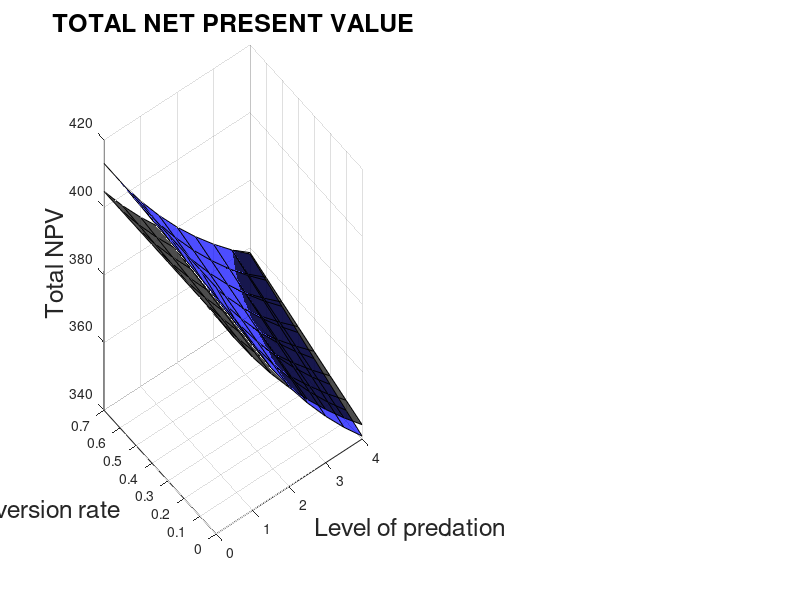

Write the MATLAB code that produced this figure. (Note: this script raises an error after producing the figure.)
SNMI = [0 0.5 1 1.5 2 2.5 3 3.5 4] ;
C = [0 0.1 0.2 0.3 0.4 0.5 0.6 0.7] ;

TOTAL_NPV_MOD0 = [413.0605826	400.2575487	388.8727978	378.682362	369.5180819	361.2492986	353.7717509	347.0004473	340.8648802	;
413.0605826	400.7174085	389.7253773	379.8754646	371.0099434	363.0057399	355.7642833	349.204959	343.2606954	;
413.0605826	401.1782331	390.5811803	381.0747214	372.5112075	364.7749412	357.7729177	351.4288255	345.6789865	;
413.0605826	401.6400281	391.4402409	382.2802221	374.0220434	366.5571705	359.7980351	353.6725505	348.1203856	;
413.0605826	402.1027991	392.3025934	383.4920583	375.5426254	368.3527051	361.8400312	355.9366588	350.5855539	;
413.0605826	402.5665518	393.168273	384.7103236	377.0731326	370.1618317	363.8993169	358.2216978	353.075183	;
413.0605826	403.0312919	394.0373154	385.9351141	378.6137497	371.984847	365.9763194	360.5282386	355.5899972	;
413.0605826	403.4970251	394.9097568	387.1665281	380.1646668	373.8220581	368.071483	362.8568774	358.1307557	
] 

PREDATOR_NPV_MOD0=[297.0870963	297.0292032	296.9065112	296.7656619	296.6302611	296.5120109	296.416266	296.3448208	296.2974621	;
297.0870963	297.4913128	297.7657256	297.9700198	298.1374284	298.2869591	298.4295945	298.5715515	298.7161372	;
297.0870963	297.9553385	298.6313894	299.1867412	299.6635461	300.0876927	300.4755282	300.8375374	301.1804565	;
297.0870963	298.4212974	299.5036003	300.4160929	301.20913	301.9150308	302.5552357	303.1443243	303.692363	;
297.0870963	298.8892054	300.3824629	301.6583551	302.7747151	303.7698299	304.6699311	305.4935452	306.2539193	;
297.0870963	299.3590802	301.268082	302.9138167	304.3608579	305.6529853	306.8209355	307.8869279	308.8673195	;
297.0870963	299.8309389	302.1605669	304.1827757	305.9681367	307.5654338	309.0095844	310.3262977	311.5348928	;
297.0870963	300.304798	303.0600294	305.4655398	307.5971535	309.5081555	311.2373142	312.8135916	314.2591207	
]

PREY_NPV_MOD0=[115.9734863	103.2283455	91.96628667	81.91670018	72.88782074	64.73728766	57.35548492	50.65562651	44.56741814	;
115.9734863	103.2260957	91.95965167	81.90544479	72.87251497	64.71878085	57.33468883	50.63340749	44.54455824	;
115.9734863	103.2228946	91.94979094	81.88798029	72.84766139	64.68724854	57.29738953	50.5912881	44.49852997	;
115.9734863	103.2187307	91.93664059	81.86412922	72.81291347	64.64213974	57.24279941	50.52822613	44.42802261	;
115.9734863	103.2135937	91.92013048	81.83370316	72.76791029	64.58287524	57.1701001	50.4431136	44.33163462	;
115.9734863	103.2074716	91.90019102	81.79650689	72.71227473	64.50884642	57.07838137	50.33476988	44.2078635	;
115.9734863	103.200353	91.87674848	81.75233842	72.64561308	64.41941315	56.96673499	50.20194091	44.05510437	;
115.9734863	103.1922271	91.84972737	81.70098828	72.56751334	64.31390256	56.83416875	50.04328583	43.871635	
]

PREDATOR_HARVEST_MOD0=[1134.428052	1137.01191	1138.851735	1140.188898	1141.168754	1141.88425	1142.396874	1142.748851	1142.969889	;
1134.428052	1138.670723	1141.920817	1144.472416	1146.509092	1148.151831	1149.483471	1150.562779	1151.432533	;
1134.428056	1140.33707	1145.014931	1148.803638	1151.922051	1154.517521	1156.693321	1158.524177	1160.065629	;
1134.428153	1142.01101	1148.134537	1153.183699	1157.409669	1160.984559	1164.030984	1166.639064	1168.8767	;
1134.428106	1143.692627	1151.28007	1157.613716	1162.974096	1167.556335	1171.501369	1174.913817	1177.873743	;
1134.428127	1145.38198	1154.451994	1162.094851	1168.617549	1174.236403	1179.109398	1183.355182	1187.065255	;
1134.428126	1147.07915	1157.650749	1166.628302	1174.342343	1181.028486	1186.860528	1191.9703	1196.460305	;
1134.428159	1148.784211	1160.876788	1171.21531	1180.150895	1187.936446	1194.760403	1200.76679	1206.068563	
]

PREY_HARVEST_MOD0=[509.4439572	464.1131113	423.9152853	387.791859	355.0085888	325.0308173	297.4550253	271.9671585	248.3175448	;
509.4439615	463.7661333	423.2325975	386.7937931	353.7183351	323.4723128	295.6513821	269.9403687	246.0882705	;
509.4439813	463.4156409	422.5377933	385.7720271	352.3914685	321.8636102	293.7838721	267.8363305	243.7688402	;
509.4439316	463.0615586	421.8305862	384.7259282	351.0267932	320.202712	291.8497011	265.6512839	241.3545129	;
509.4440269	462.7038527	421.1106782	383.654867	349.6229276	318.4875279	289.8458179	263.3812134	238.8402345	;
509.444021	462.3424617	420.3778189	382.5581294	348.1785369	316.715857	287.7689711	261.0218611	236.2205838	;
509.4438999	461.9773376	419.6317695	381.4349873	346.6922037	314.8854045	285.6159346	258.5687535	233.4897776	;
509.4439726	461.608476	418.8722673	380.2846801	345.1624256	312.9938159	283.3830898	256.0169903	230.6416013	
]

PREDATOR_SSB_MOD0=[5000.270104	4930.681219	4878.400155	4838.737445	4808.666062	4786.114817	4769.626094	4758.13507	4750.845381	;
5000.270128	4937.616697	4890.764104	4855.480946	4829.014471	4809.479888	4795.545071	4786.234373	4780.815488	;
5000.270005	4944.584968	4903.23383	4872.415269	4849.64267	4833.212776	4821.914822	4814.861515	4811.383963	;
5000.267485	4951.58657	4915.809739	4889.54359	4870.558976	4857.325664	4848.75262	4844.038158	4842.577146	;
5000.268715	4958.621435	4928.493472	4906.870644	4891.771422	4881.831339	4876.073537	4873.787069	4874.423156	;
5000.268167	4965.69018	4941.285982	4924.401192	4913.288734	4906.743068	4903.901506	4904.132639	4906.952421	;
5000.268189	4972.792846	4954.189296	4942.140142	4935.119924	4932.074884	4932.252564	4935.100666	4940.19676	;
5000.267318	4979.929625	4967.205394	4960.092543	4957.274307	4957.842127	4961.148046	4966.718114	4974.190307	
]

PREY_SSB_MOD0=[1804.090985	1648.838233	1518.490801	1406.776453	1309.506876	1223.746092	1147.349713	1078.708208	1016.580078	;
1804.090931	1652.442041	1524.494516	1414.398046	1318.219905	1233.181839	1157.246632	1088.876922	1026.882266	;
1804.090679	1656.066486	1530.561468	1422.132042	1327.091318	1242.817495	1167.379502	1099.311887	1037.475811	;
1804.091312	1659.712133	1536.693343	1429.981139	1336.12533	1252.659962	1177.757072	1110.024369	1048.374141	;
1804.090097	1663.379152	1542.891708	1437.947665	1345.327387	1262.716412	1188.389761	1121.026431	1059.591473	;
1804.090172	1667.06794	1549.157773	1446.034546	1354.702331	1272.994403	1199.286995	1132.330726	1071.142919	;
1804.091716	1670.778799	1555.492463	1454.244713	1364.255384	1283.50171	1210.459433	1143.950383	1083.044627	;
1804.09079	1674.511561	1561.896904	1462.581251	1373.992143	1294.246002	1221.918527	1155.900097	1095.313867	
]

PREDATOR_CPUE_MOD0=[2.542149073	2.466201112	2.409240535	2.366085518	2.333400354	2.30890857	2.291011766	2.278544887	2.270638466	;
2.542149099	2.4708848	2.417401824	2.376923217	2.346345723	2.323547334	2.307029702	2.295696564	2.288725907	;
2.542148964	2.475591555	2.42563616	2.38788847	2.359473512	2.338421222	2.323330425	2.313173738	2.307176439	;
2.542146211	2.48032185	2.433943295	2.398982901	2.372789335	2.353538043	2.33992502	2.330989809	2.326005992	;
2.542147556	2.485075496	2.442324298	2.410209781	2.386298336	2.368906005	2.356821747	2.349158781	2.345231631	;
2.542146956	2.489853048	2.450779477	2.421572341	2.400006286	2.384533571	2.374038077	2.367695793	2.364872064	;
2.54214698	2.494654428	2.459310295	2.43307391	2.413919106	2.400429755	2.391582454	2.386616849	2.384946571	;
2.542146029	2.499479732	2.467918149	2.444717903	2.428042883	2.416604718	2.409468553	2.405938441	2.40547593	
]

PREY_CPUE_MOD0=[1.390828702	1.255088129	1.142623111	1.047451547	0.965592472	0.894265043	0.831445804	0.775621798	0.725630703	;
1.39082865	1.258478672	1.148247734	1.054563428	0.973691984	0.903004678	0.840580864	0.784976522	0.735077814	;
1.390828412	1.261889365	1.153933948	1.06178447	0.981944983	0.911937625	0.849943602	0.794587629	0.744804913	;
1.39082901	1.265320749	1.15968338	1.069117326	0.990355647	0.921070669	0.859542632	0.804466168	0.754825143	;
1.390827863	1.268772993	1.165497557	1.076564315	0.998929302	0.930410862	0.869388121	0.814623967	0.765152433	;
1.390827933	1.272246481	1.171377669	1.084128318	1.007670729	0.93996564	0.87948941	0.825073446	0.775801605	;
1.390829392	1.275741506	1.177324641	1.091812227	1.016585075	0.949742659	0.88985695	0.835827518	0.786788495	;
1.390828517	1.27925792	1.183339589	1.099619082	1.025677849	0.959749508	0.900501999	0.846900594	0.798130052	
]



TOTAL_NPV_MOD1 = [404.7708616	394.5595796	385.3517848	376.9810643	369.3248411	362.2895534	355.8017754	349.8025868	344.2438378	;
404.7708616	394.9190955	386.0249926	377.9320962	370.5247826	363.7145526	357.431787	351.620502	346.23486	;
404.7708616	395.2792378	386.7003324	378.8872697	371.731156	365.1484162	359.0731494	353.4522506	348.2421572	;
404.7708616	395.6400094	387.3778221	379.846633	372.9440543	366.5912946	360.7260804	355.298126	350.2661042	;
404.7708616	396.0014132	388.0574798	380.8102352	374.163573	368.0433426	362.3908049	357.1584318	352.3070899	;
404.7708616	396.3634521	388.7393237	381.7781263	375.3898094	369.5047189	364.0675549	359.0334823	354.3655184	;
404.7708616	396.726129	389.4233726	382.7503573	376.6228636	370.9755873	365.7565698	360.9236032	356.4418093	;
404.7708616	397.0894468	390.1096452	383.7269803	377.862838	372.4561159	367.4580971	362.8291319	358.5363992	
] 

PREDATOR_NPV_MOD1=[288.7973753	288.6924649	288.4537127	288.1555558	287.8405046	287.5335392	287.2494664	286.9969096	286.7806552	;
288.7973753	289.0561608	289.140248	289.1309177	289.0760038	289.0046864	288.9350954	288.8785654	288.8420806	;
288.7973753	289.4210537	289.8308993	290.1143333	290.3240968	290.4932682	290.6431483	290.7876471	290.9358712	;
288.7973753	289.787152	290.5257176	291.1059514	291.5850593	291.9997448	292.3742888	292.7250513	293.0631767	;
288.7973753	290.1544632	291.2247578	292.1059183	292.8591778	293.5245887	294.1292084	294.6917165	295.2252043	;
288.7973753	290.5229967	291.9280747	293.1143861	294.1467549	295.0682904	295.9086281	296.6886259	297.4232242	;
288.7973753	290.8927608	292.6357239	294.1315095	295.4480974	296.6313595	297.7132999	298.7168099	299.6585733	;
288.7973753	291.2637645	293.347762	295.1574458	296.763524	298.2143242	299.54401	300.7773487	301.9326595	
]

PREY_NPV_MOD1=[115.9734863	105.8671147	96.89807213	88.82550856	81.48433656	74.75601424	68.55230892	62.80567714	57.46318256	;
115.9734863	105.8629347	96.88474465	88.80117853	81.44877878	74.70986622	68.49669162	62.7419366	57.39277939	;
115.9734863	105.8581841	96.86943315	88.77293644	81.40705912	74.65514797	68.43000109	62.66460349	57.30628607	;
115.9734863	105.8528575	96.85210449	88.74068163	81.35899507	74.59154981	68.35179166	62.57307475	57.20292749	;
115.9734863	105.84695	96.83272198	88.70431691	81.30439513	74.51875388	68.26159654	62.46671534	57.08188561	;
115.9734863	105.8404555	96.81124898	88.66374017	81.24305452	74.43642858	68.15892685	62.34485648	56.94229414	;
115.9734863	105.8333682	96.7876487	88.61884786	81.17476624	74.34422782	68.04326987	62.20679329	56.78323602	;
115.9734863	105.8256823	96.7618832	88.56953451	81.099314	74.24179167	67.91408704	62.05178318	56.60373973	
]

PREDATOR_HARVEST_MOD1=[1011.208388	1011.174334	1010.788502	1010.240988	1009.637544	1009.038813	1008.479938	1007.980991	1007.552934	;
1011.208386	1012.46334	1013.202959	1013.649749	1013.933147	1014.131596	1014.293862	1014.450731	1014.621655	;
1011.208383	1013.757137	1015.633718	1017.090138	1018.277818	1019.291886	1020.194101	1021.025492	1021.813725	;
1011.208382	1015.055761	1018.080992	1020.562748	1022.672681	1024.521515	1026.183291	1027.708818	1029.133667	;
1011.208381	1016.359244	1020.545005	1024.068178	1027.118896	1029.822378	1032.264188	1034.504426	1036.586242	;
1011.208383	1017.667624	1023.025983	1027.607048	1031.617677	1035.196441	1038.439665	1041.416217	1044.176465	;
1011.208384	1018.980936	1025.524153	1031.179989	1036.170267	1040.645751	1044.712727	1048.448285	1051.909624	;
1011.208383	1020.299218	1028.039751	1034.787648	1040.777956	1046.172434	1051.086518	1055.60493	1059.7913	
]

PREY_HARVEST_MOD1=[509.4439511	474.5663826	443.5588496	415.5197857	389.8405181	366.0899546	343.950376	323.1809179	303.594161	;
509.4439119	474.292645	443.0057385	414.6929283	388.7510945	364.7511989	342.3767116	321.3869058	301.594152	;
509.4438987	474.0167104	442.4448754	413.8507643	387.6372504	363.3783176	340.7587765	319.5383486	299.5293736	;
509.4438995	473.7385438	441.8761596	412.9928204	386.4983039	361.9701865	339.0949394	317.6330239	297.396978	;
509.4439735	473.4581484	441.2994477	412.1187833	385.3336039	360.5256391	337.3834807	315.6685905	295.1939388	;
509.4440251	473.1754856	440.7145854	411.2282435	384.1423824	359.0434692	335.6226074	313.6426038	292.9170666	;
509.4440298	472.8905452	440.1214729	410.3208207	382.9239006	357.5224059	333.8104403	311.552456	290.5629775	;
509.4440294	472.6032754	439.5199703	409.3961604	381.6773661	355.9611424	331.9449925	309.3954287	288.1280945	
]

PREDATOR_SSB_MOD1=[3547.821396	3430.086672	3337.011959	3262.280166	3201.735499	3152.506221	3112.534879	3080.301834	3054.663323	;
3547.822319	3436.317521	3348.087145	3277.242208	3219.890476	3173.335154	3135.634699	3105.355285	3081.41272	;
3547.824027	3442.573386	3359.242228	3292.350266	3238.263561	3194.450919	3159.089171	3130.826507	3108.638202	;
3547.824538	3448.85447	3370.477699	3307.607964	3256.858736	3215.861806	3182.908996	3156.72932	3136.356997	;
3547.825084	3455.160563	3381.794882	3323.017832	3275.680724	3237.575698	3207.105309	3183.078237	3164.587049	;
3547.824131	3461.492087	3393.194761	3338.582664	3294.735376	3259.600868	3231.689719	3209.88857	3193.347414	;
3547.823701	3467.849266	3404.678433	3354.305043	3314.027971	3281.945927	3256.674376	3237.176294	3222.658162	;
3547.823882	3474.23218	3416.247	3370.187617	3333.564192	3304.619757	3282.071998	3264.958257	3252.540531	
]

PREY_SSB_MOD1=[1804.091063	1684.623649	1583.045476	1494.735812	1416.656839	1346.700597	1283.348326	1225.466384	1172.186319	;
1804.091562	1687.444396	1587.86461	1501.005499	1423.992829	1354.827585	1292.061211	1234.609851	1181.641338	;
1804.091731	1690.278544	1592.726044	1507.35074	1431.439964	1363.098991	1300.949183	1243.956398	1191.324586	;
1804.091721	1693.126362	1597.630204	1513.773914	1439.001135	1371.518759	1310.017789	1253.513205	1201.244709	;
1804.090778	1695.987736	1602.577783	1520.276187	1446.678738	1380.091143	1319.272907	1263.287811	1211.410974	;
1804.09012	1698.862947	1607.569623	1526.859473	1454.475759	1388.820481	1328.720623	1273.287978	1221.833034	;
1804.090061	1701.751986	1612.606009	1533.525437	1462.395019	1397.711373	1338.367288	1283.522086	1232.521128	;
1804.090066	1704.655308	1617.687603	1540.275475	1470.439593	1406.768491	1348.219644	1293.998732	1243.486006	
]

PREDATOR_CPUE_MOD1=[3.204501073	3.07392237	2.970830287	2.88814474	2.821215895	2.766835625	2.722708759	2.687142371	2.658863869	;
3.204502097	3.080071662	2.981691153	2.902733967	2.838827511	2.78694664	2.744916433	2.711132711	2.684383905	;
3.204503993	3.086245822	2.992630888	2.917466302	2.856651892	2.807335784	2.767466407	2.735524384	2.710359214	;
3.204504561	3.092445052	3.003649907	2.932345412	2.874692788	2.828011164	2.790368988	2.760330625	2.736806232	;
3.204505166	3.098669099	3.014749546	2.947373746	2.892954742	2.848980399	2.813634895	2.785565327	2.763742047	;
3.204504108	3.10491841	3.025930759	2.962554031	2.911443522	2.870251497	2.837275296	2.81124317	2.791184834	;
3.204503631	3.111193211	3.037194627	2.977888754	2.930164244	2.89183279	2.861301889	2.837379445	2.819153728	;
3.204503832	3.117493569	3.04854223	2.993380465	2.949122441	2.91373287	2.885726915	2.863990297	2.847668988	
]

PREY_CPUE_MOD1=[1.390828776	1.286260094	1.198243105	1.122450998	1.056048277	0.997073198	0.944116306	0.896128327	0.852307542	;
1.390829247	1.288919455	1.202776627	1.128337264	1.062922711	1.004675341	0.952252656	0.90465275	0.861108291	;
1.390829406	1.291591879	1.207351322	1.134297003	1.069905058	1.012417517	0.960558573	0.913373599	0.870129503	;
1.390829397	1.294277625	1.211967616	1.140332521	1.076998149	1.02030362	0.969039521	0.922297936	0.879379687	;
1.390828506	1.296976589	1.216626189	1.146444984	1.084204365	1.028337842	0.977701285	0.93143318	0.88886795	;
1.390827884	1.299689043	1.221327862	1.152636263	1.091526648	1.036524461	0.98654986	0.94078698	0.898603797	;
1.390827828	1.302414981	1.226072932	1.158907997	1.098967784	1.044868013	0.995591507	0.950367584	0.908597304	;
1.390827833	1.305154837	1.230862052	1.165261575	1.106530809	1.053373108	1.00483287	0.960183469	0.918859062	
]

%%%%%%%%%%%%%%%%%%%%%%%%%
%%%%%%%%%%%%%%%%%%%%%%%%%

figure 
subplot(7,2,[1,3,5,7,9,11,13]);
surf(SNMI,C,TOTAL_NPV_MOD0,'FaceColor','b','FaceAlpha',0.7)
hold on
surf(SNMI,C,TOTAL_NPV_MOD1,'FaceColor','k', 'FaceAlpha',0.7)
title('TOTAL NET PRESENT VALUE','FontSize',18)
xlabel('Level of predation','FontSize',18)
ylabel('Conversion rate','FontSize',18)
zlabel('Total NPV','FontSize',18)
ax = gca; 
ax.FontSize = 18; 
hold off

subplot(7,2,[2,4,6]);
surf(SNMI,C,PREDATOR_NPV_MOD0,'FaceColor','b','FaceAlpha',0.7)
hold on
surf(SNMI,C,PREDATOR_NPV_MOD1,'FaceColor','k', 'FaceAlpha',0.7)
title('PREDATOR NET PRESENT VALUE','FontSize',18)
xlabel('Level of predation','FontSize',18)
ylabel('Conversion rate','FontSize',18)
zlabel('Predator NPV','FontSize',18)
ax = gca; 
ax.FontSize = 18; 
hold off

subplot(7,2,[10,12,14]);
surf(SNMI,C,PREY_NPV_MOD0,'FaceColor','b','FaceAlpha',0.7)
hold on
surf(SNMI,C,PREY_NPV_MOD1,'FaceColor','k', 'FaceAlpha',0.7)
title('PREY NET PRESENT VALUE','FontSize',18)
xlabel('Level of predation','FontSize',18)
ylabel('Conversion rate','FontSize',18)
zlabel('Prey NPV','FontSize',18)
ax = gca; 
ax.FontSize = 18; 
sgtitle('SELECTIVITY MODE 1 (BLUE SURFACE) VS. SELECTIVITY MODE 2 (BLACK SURFACE)','FontSize',18,'fontweight','bold') 
hold off

%%%%%%%%%%%%%%%%%%%%%%%%%%%%%%%%%%%

figure
subplot(2,2,1);
surf(SNMI,C,PREDATOR_HARVEST_MOD0,'FaceColor','b','FaceAlpha',0.7)
hold on
surf(SNMI,C,PREDATOR_HARVEST_MOD1,'FaceColor','k', 'FaceAlpha',0.7)
title('PREDATOR HARVEST','FontSize',18)
xlabel('Level of predation','FontSize',18)
ylabel('Conversion rate','FontSize',18)
zlabel('Predator harvest','FontSize',18)
ax = gca; 
ax.FontSize = 18; 
hold off

subplot(2,2,2);
surf(SNMI,C,PREY_HARVEST_MOD0,'FaceColor','b','FaceAlpha',0.7)
hold on
surf(SNMI,C,PREY_HARVEST_MOD1,'FaceColor','k', 'FaceAlpha',0.7)
title('PREY HARVEST','FontSize',18)
xlabel('Level of predation','FontSize',18)
ylabel('Conversion rate','FontSize',18)
zlabel('Prey harvest','FontSize',18)
ax = gca; 
ax.FontSize = 18; 
hold off

subplot(2,2,3); 
surf(SNMI,C,PREDATOR_SSB_MOD0,'FaceColor','b','FaceAlpha',0.7)
hold on
surf(SNMI,C,PREDATOR_SSB_MOD1,'FaceColor','k', 'FaceAlpha',0.7)
title('PREDATOR SSB','FontSize',18)
xlabel('Level of predation','FontSize',18)
ylabel('Conversion rate','FontSize',18)
zlabel('Predator SSB','FontSize',18)
ax = gca; 
ax.FontSize = 18; 
hold off

subplot(2,2,4);
surf(SNMI,C,PREY_SSB_MOD0,'FaceColor','b','FaceAlpha',0.7)
hold on
surf(SNMI,C,PREY_SSB_MOD1,'FaceColor','k', 'FaceAlpha',0.7)
title('PREY SSB','FontSize',18)
xlabel('Level of predation','FontSize',18)
ylabel('Conversion rate','FontSize',18)
zlabel('Prey SSB','FontSize',18)
ax = gca; 
ax.FontSize = 18; 
hold off

%%%%%%%%%%%%%%%%%%%%%%%%%
%%%%%%%%%%%%%%%%%%%%%%%%%
%%%%%%%%%%%%%%%%%%%%%%%%%


% figure 
% colormap winter
% subplot(3,3,1);
% surf(SNMI,C,TOTAL_NPV_MOD0,'FaceAlpha',0.7)
% title('TOTAL NET PRESENT VALUE')
% xlabel('Level of predation')
% ylabel('Conversion rate')
% zlabel('Total NPV')
% 
% 
% subplot(3,3,2);
% surf(SNMI,C,PREDATOR_NPV_MOD0,'FaceAlpha',0.7)
% title('PREDATOR NET PRESENT VALUE')
% xlabel('Level of predation')
% ylabel('Conversion rate')
% zlabel('Predator NPV')
% 
% subplot(3,3,3);
% surf(SNMI,C,PREY_NPV_MOD0,'FaceAlpha',0.7)
% title('PREY NET PRESENT VALUE')
% xlabel('Level of predation')
% ylabel('Conversion rate')
% zlabel('Prey NPV')
% 
% subplot(3,3,4);
% surf(SNMI,C,PREDATOR_HARVEST_MOD0,'FaceAlpha',0.7)
% title('PREDATOR HARVEST')
% xlabel('Level of predation')
% ylabel('Conversion rate')
% zlabel('Predator harvest')
% 
% 
% subplot(3,3,5);
% surf(SNMI,C,PREY_HARVEST_MOD0,'FaceAlpha',0.7)
% title('PREY HARVEST')
% xlabel('Level of predation')
% ylabel('Conversion rate')
% zlabel('Prey harvest')
% 
% 
% subplot(3,3,6); 
% surf(SNMI,C,PREDATOR_SSB_MOD0,'FaceAlpha',0.7)
% title('PREDATOR SSB')
% xlabel('Level of predation')
% ylabel('Conversion rate')
% zlabel('Predator SSB')
% 
% 
% subplot(3,3,7);
% surf(SNMI,C,PREY_SSB_MOD0,'FaceAlpha',0.7)
% title('PREY SSB')
% xlabel('Level of predation')
% ylabel('Conversion rate')
% zlabel('Prey SSB')
% 
% 
% subplot(3,3,8);
% surf(SNMI,C,PREDATOR_CPUE_MOD0,'FaceAlpha',0.7)
% title('PREDATOR CPUE')
% xlabel('Level of predation')
% ylabel('Conversion rate')
% zlabel('Predator CPUE')
% 
% subplot(3,3,9);
% surf(SNMI,C,PREY_CPUE_MOD0,'FaceAlpha',0.7)
% title('PREY CPUE')
% xlabel('Level of predation')
% ylabel('Conversion rate')
% zlabel('Prey CPUE')
% 
% sgtitle('SELECTIVITY MODE 1') 
% 
% 
% %%%%%%%%%%%%%%%%%%%%%%%%
% %%%%%%%%%%%%%%%%%%%%%%%%
% 
% figure 
% colormap summer
% subplot(3,3,1);
% surf(SNMI,C,TOTAL_NPV_MOD1,'FaceAlpha',0.7)
% title('TOTAL NET PRESENT VALUE')
% xlabel('Level of predation')
% ylabel('Conversion rate')
% zlabel('Total NPV')
% 
% subplot(3,3,2);
% surf(SNMI,C,PREDATOR_NPV_MOD1,'FaceAlpha',0.7)
% title('PREDATOR NET PRESENT VALUE')
% xlabel('Level of predation')
% ylabel('Conversion rate')
% zlabel('Predator NPV')
% 
% subplot(3,3,3);
% surf(SNMI,C,PREY_NPV_MOD1,'FaceAlpha',0.7)
% title('PREY NET PRESENT VALUE')
% xlabel('Level of predation')
% ylabel('Conversion rate')
% zlabel('Prey NPV')
% 
% subplot(3,3,4);
% surf(SNMI,C,PREDATOR_HARVEST_MOD1,'FaceAlpha',0.7)
% title('PREDATOR HARVEST')
% xlabel('Level of predation')
% ylabel('Conversion rate')
% zlabel('Predator harvest')
% 
% subplot(3,3,5);
% surf(SNMI,C,PREY_HARVEST_MOD1,'FaceAlpha',0.7)
% title('PREY HARVEST')
% xlabel('Level of predation')
% ylabel('Conversion rate')
% zlabel('Prey harvest')
% 
% subplot(3,3,6); 
% surf(SNMI,C,PREDATOR_SSB_MOD1,'FaceAlpha',0.7)
% title('PREDATOR SSB')
% xlabel('Level of predation')
% ylabel('Conversion rate')
% zlabel('Predator SSB')
% 
% subplot(3,3,7);
% surf(SNMI,C,PREY_SSB_MOD1,'FaceAlpha',0.7)
% title('PREY SSB')
% xlabel('Level of predation')
% ylabel('Conversion rate')
% zlabel('Prey SSB')
% 
% subplot(3,3,8);
% surf(SNMI,C,PREDATOR_CPUE_MOD1,'FaceAlpha',0.7)
% title('PREDATOR CPUE')
% xlabel('Level of predation')
% ylabel('Conversion rate')
% zlabel('Predator CPUE')
% 
% subplot(3,3,9);
% surf(SNMI,C,PREY_CPUE_MOD1,'FaceAlpha',0.7)
% title('PREY CPUE')
% xlabel('Level of predation')
% ylabel('Conversion rate')
% zlabel('Prey CPUE')
% 
% sgtitle('SELECTIVITY MODE 2') 
% 
% %%%%%%%%%%%%%%%%%%%%%%%%
% %%%%%%%%%%%%%%%%%%%%%%%%
% 
% 
% figure 
% subplot(3,2,[1,2]);
% surf(SNMI,C,TOTAL_NPV_MOD0,'FaceColor','b','FaceAlpha',0.7)
% hold on
% surf(SNMI,C,TOTAL_NPV_MOD1,'FaceColor','k', 'FaceAlpha',0.7)
% title('TOTAL NET PRESENT VALUE')
% xlabel('Level of predation')
% ylabel('Conversion rate')
% zlabel('Total NPV')
% hold off
% 
% subplot(4,2,3);
% surf(SNMI,C,PREDATOR_NPV_MOD0,'FaceColor','b','FaceAlpha',0.7)
% hold on
% surf(SNMI,C,PREDATOR_NPV_MOD1,'FaceColor','k', 'FaceAlpha',0.7)
% title('PREDATOR NET PRESENT VALUE')
% xlabel('Level of predation')
% ylabel('Conversion rate')
% zlabel('Predator NPV')
% hold off
% 
% subplot(4,2,4);
% surf(SNMI,C,PREY_NPV_MOD0,'FaceColor','b','FaceAlpha',0.7)
% hold on
% surf(SNMI,C,PREY_NPV_MOD1,'FaceColor','k', 'FaceAlpha',0.7)
% title('PREY NET PRESENT VALUE')
% xlabel('Level of predation')
% ylabel('Conversion rate')
% zlabel('Prey NPV')
% hold off
% 
% subplot(3,2,3);
% surf(SNMI,C,PREDATOR_HARVEST_MOD0,'FaceColor','b','FaceAlpha',0.7)
% hold on
% surf(SNMI,C,PREDATOR_HARVEST_MOD1,'FaceColor','k', 'FaceAlpha',0.7)
% title('PREDATOR HARVEST')
% xlabel('Level of predation')
% ylabel('Conversion rate')
% zlabel('Predator harvest')
% hold off
% 
% subplot(3,2,4);
% surf(SNMI,C,PREY_HARVEST_MOD0,'FaceColor','b','FaceAlpha',0.7)
% hold on
% surf(SNMI,C,PREY_HARVEST_MOD1,'FaceColor','k', 'FaceAlpha',0.7)
% title('PREY HARVEST')
% xlabel('Level of predation')
% ylabel('Conversion rate')
% zlabel('Prey harvest')
% hold off
% 
% subplot(3,2,5); 
% surf(SNMI,C,PREDATOR_SSB_MOD0,'FaceColor','b','FaceAlpha',0.7)
% hold on
% surf(SNMI,C,PREDATOR_SSB_MOD1,'FaceColor','k', 'FaceAlpha',0.7)
% title('PREDATOR SSB')
% xlabel('Level of predation')
% ylabel('Conversion rate')
% zlabel('Predator SSB')
% hold off
% 
% subplot(3,2,6);
% surf(SNMI,C,PREY_SSB_MOD0,'FaceColor','b','FaceAlpha',0.7)
% hold on
% surf(SNMI,C,PREY_SSB_MOD1,'FaceColor','k', 'FaceAlpha',0.7)
% title('PREY SSB')
% xlabel('Level of predation')
% ylabel('Conversion rate')
% zlabel('Prey SSB')
% hold off
% 
% subplot(3,3,8);
% surf(SNMI,C,PREDATOR_CPUE_MOD0,'FaceColor','b','FaceAlpha',0.7)
% hold on
% surf(SNMI,C,PREDATOR_CPUE_MOD1,'FaceColor','k', 'FaceAlpha',0.7)
% legend('Selectivity mode 1', 'Selectivity mode 2')
% title('PREDATOR CPUE')
% xlabel('Level of predation')
% ylabel('Conversion rate')
% zlabel('Predator CPUE')
% hold off
% 
% subplot(3,3,9);
% surf(SNMI,C,PREY_CPUE_MOD0, 'FaceColor','b','FaceAlpha',0.7)
% hold on
% surf(SNMI,C,PREY_CPUE_MOD1,'FaceColor','k', 'FaceAlpha',0.7)
% legend('Selectivity mode 1', 'Selectivity mode 2')
% title('PREY CPUE')
% xlabel('Level of predation')
% ylabel('Conversion rate')
% zlabel('Prey CPUE')
% hold off
% 
% sgtitle('SELECTIVITY MODE 1 VS. SELECTIVITY MODE 2') 
% 
% %%%%%%%%%%%%%%%%%%%%%%%%%%%
% %%%%%%%%%%%%%%%%%%%%%%%%%%%
% 
% 
% figure
% surf(SNMI,C,TOTAL_NPV_MOD0,'FaceColor','b','FaceAlpha',0.7)
% hold on
% surf(SNMI,C,TOTAL_NPV_MOD1,'FaceColor','k', 'FaceAlpha',0.7)
% legend('Selectivity mode 1', 'Selectivity mode 2')
% title('TOTAL NET PRESENT VALUE')
% xlabel('Level of predation')
% ylabel('Conversion rate')
% zlabel('Total NPV')
% hold off
% 
% figure 
% surf(SNMI,C,PREDATOR_NPV_MOD0,'FaceColor','b','FaceAlpha',0.7)
% hold on
% surf(SNMI,C,PREDATOR_NPV_MOD1,'FaceColor','k', 'FaceAlpha',0.7)
% legend('Selectivity mode 1', 'Selectivity mode 2')
% title('PREDATOR NET PRESENT VALUE')
% xlabel('Level of predation')
% ylabel('Conversion rate')
% zlabel('Predator NPV')
% hold off
% 
% figure 
% surf(SNMI,C,PREY_NPV_MOD0,'FaceColor','b','FaceAlpha',0.7)
% hold on
% surf(SNMI,C,PREY_NPV_MOD1,'FaceColor','k', 'FaceAlpha',0.7)
% legend('Selectivity mode 1', 'Selectivity mode 2')
% title('PREY NET PRESENT VALUE')
% xlabel('Level of predation')
% ylabel('Conversion rate')
% zlabel('Prey NPV')
% hold off
% 
% figure 
% surf(SNMI,C,PREDATOR_HARVEST_MOD0,'FaceColor','b','FaceAlpha',0.7)
% hold on
% surf(SNMI,C,PREDATOR_HARVEST_MOD1,'FaceColor','k', 'FaceAlpha',0.7)
% legend('Selectivity mode 1', 'Selectivity mode 2')
% title('PREDATOR HARVEST')
% xlabel('Level of predation')
% ylabel('Conversion rate')
% zlabel('Predator harvest')
% hold off
% 
% figure 
% surf(SNMI,C,PREY_HARVEST_MOD0,'FaceColor','b','FaceAlpha',0.7)
% hold on
% surf(SNMI,C,PREY_HARVEST_MOD1,'FaceColor','k', 'FaceAlpha',0.7)
% legend('Selectivity mode 1', 'Selectivity mode 2')
% title('PREY HARVEST')
% xlabel('Level of predation')
% ylabel('Conversion rate')
% zlabel('Prey harvest')
% hold off
% 
% 
% figure 
% surf(SNMI,C,PREDATOR_SSB_MOD0,'FaceColor','b','FaceAlpha',0.7)
% hold on
% surf(SNMI,C,PREDATOR_SSB_MOD1,'FaceColor','k', 'FaceAlpha',0.7)
% legend('Selectivity mode 1', 'Selectivity mode 2')
% title('PREDATOR SSB')
% xlabel('Level of predation')
% ylabel('Conversion rate')
% zlabel('Predator SSB')
% hold off
% 
% figure 
% surf(SNMI,C,PREY_SSB_MOD0,'FaceColor','b','FaceAlpha',0.7)
% hold on
% surf(SNMI,C,PREY_SSB_MOD1,'FaceColor','k', 'FaceAlpha',0.7)
% legend('Selectivity mode 1', 'Selectivity mode 2')
% title('PREY SSB')
% xlabel('Level of predation')
% ylabel('Conversion rate')
% zlabel('Prey SSB')
% hold off
% 
% 
% figure 
% surf(SNMI,C,PREDATOR_CPUE_MOD0,'FaceColor','b','FaceAlpha',0.7)
% hold on
% surf(SNMI,C,PREDATOR_CPUE_MOD1,'FaceColor','k', 'FaceAlpha',0.7)
% legend('Selectivity mode 1', 'Selectivity mode 2')
% title('PREDATOR CPUE')
% xlabel('Level of predation')
% ylabel('Conversion rate')
% zlabel('Predator CPUE')
% hold off
% 
% figure 
% surf(SNMI,C,PREY_CPUE_MOD0, 'FaceColor','b','FaceAlpha',0.7)
% hold on
% surf(SNMI,C,PREY_CPUE_MOD1,'FaceColor','k', 'FaceAlpha',0.7)
% legend('Selectivity mode 1', 'Selectivity mode 2')
% title('PREY CPUE')
% xlabel('Level of predation')
% ylabel('Conversion rate')
% zlabel('Prey CPUE')
% hold off
% 
% 
